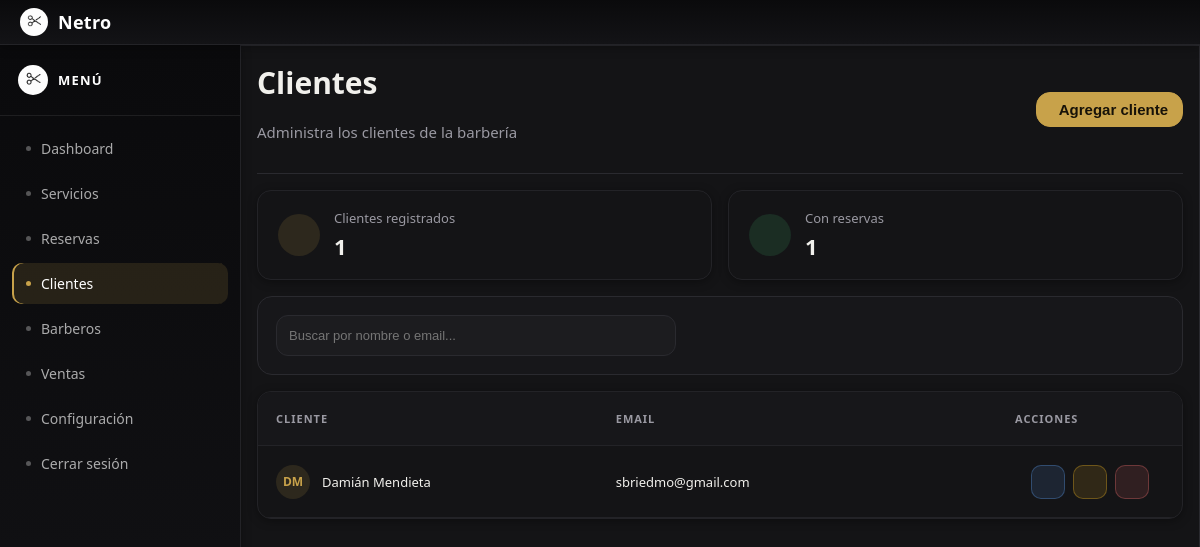
/admin/cliente/clientes.php (signed in), run on the app's committed database.
### tables this page shows
CREATE TABLE `cliente` (
  `id_cliente` int NOT NULL,
  `email` varchar(150) NOT NULL,
  `nombre` varchar(100) NOT NULL,
  `apellido` varchar(100) NOT NULL,
  `contrasena` varchar(255) NOT NULL
);

### conexion.php (called while the page is built, shortened)
<?php
$base = "barberia_db";

### admin/auth/sesion.php (called while the page is built, shortened)
<?php
function auth_base_url(): string
{
    static $base = null;
    if ($base !== null) {
        return $base;
    }
    $base = '';
    $raiz = realpath(__DIR__ . '/..');
    $doc  = isset($_SERVER['DOCUMENT_ROOT']) ? realpath((string) $_SERVER['DOCUMENT_ROOT']) : false;
    if ($raiz !== false && $doc !== false && $raiz !== $doc && strpos($raiz, $doc) === 0) {
        $relativa = trim(str_replace('\\', '/', substr($raiz, strlen($doc))), '/');
        if ($relativa !== '') {
            $base = '/' . implode('/', array_map('rawurlencode', explode('/', $relativa)));
        }
    }
    return $base;
}
function auth_url(string $ruta = ''): string
{
    return auth_base_url() . '/' . ltrim($ruta, '/');
}

### admin/auth/vista.php (called while the page is built, shortened)
<?php
require_once __DIR__ . '/sesion.php';
function auth_e($texto): string
{
    return htmlspecialchars((string) $texto, ENT_QUOTES, 'UTF-8');
}

### admin/cliente/clientes.php (the view, shortened to what this page needs)
<?php
require_once __DIR__ . '/../auth/guard.php';
include("../conexion.php");
function esc($valor) {
    return htmlspecialchars((string) $valor, ENT_QUOTES | ENT_SUBSTITUTE, "UTF-8");
}
$sql_total = "SELECT COUNT(*) AS total FROM cliente";
$resultado_total = mysqli_query($conexion, $sql_total);
$total_clientes = mysqli_fetch_assoc($resultado_total);
$sql_con_reservas = "SELECT COUNT(DISTINCT id_cliente) AS total FROM reserva";
$resultado_con_reservas = mysqli_query($conexion, $sql_con_reservas);
$total_con_reservas = mysqli_fetch_assoc($resultado_con_reservas);
$sql_clientes_lista = "SELECT id_cliente, nombre, apellido, email FROM cliente ORDER BY nombre, apellido";
$resultado_clientes_lista = mysqli_query($conexion, $sql_clientes_lista);
?>
<!DOCTYPE html>
<html lang="es">
<head>
    <link rel="stylesheet" href="../Estilos_index/global.css">
    <link rel="stylesheet" href="clientes_panel.css">
    <link rel="stylesheet" href="https://unpkg.com/@phosphor-icons/web@2.1.1/src/regular/style.css">
    <link rel="stylesheet" href="https://unpkg.com/@phosphor-icons/web@2.1.1/src/fill/style.css">
</head>
<body>
    <header>
        <div class="nav">
            <div class="logo">
                <img src="../img/ChatGPT Image 15 jun 2026, 13_41_39.png" alt="" >
                <h1 id="Netro">Netro</h1>
            </div>
        </div>
    </header>
    <div class="container">
        <section class="sidebar">
            <div class="menu-header">
                <img src="../img/ChatGPT Image 15 jun 2026, 13_41_39.png" alt="Logo">
                <h2>MENÚ</h2>
            </div>
<?php
$pagina_actual = basename($_SERVER['PHP_SELF']);
?>
            <nav class="menu-nav">
                <ul>
                    <li>
                        <a href="../index.php"
                        <?= $pagina_actual === 'index.php' ? 'aria-current="page"' : '' ?>>
                            Dashboard
                        </a>
                    </li>
                    <li>
                        <a href="../servicios_categoria/servicios.php"
                        <?= $pagina_actual === 'servicios.php' ? 'aria-current="page"' : '' ?>>
                            Servicios
                        </a>
                    </li>
                    <li>
                        <a href="../reservas/reservas.php"
                        <?= $pagina_actual === 'reservas.php' ? 'aria-current="page"' : '' ?>>
                            Reservas
                        </a>
                    </li>
                    <li>
                        <a href="../cliente/clientes.php"
                        <?= $pagina_actual === 'clientes.php' ? 'aria-current="page"' : '' ?>>
                            Clientes
                        </a>
                    </li>
                    <li>
                        <a href="../barberos/barberos.php"
                        <?= $pagina_actual === 'barberos.php' ? 'aria-current="page"' : '' ?>>
                            Barberos
                        </a>
                    </li>
                    <li>
                        <a href="../venta/ventas.php"
                        <?= $pagina_actual === 'ventas.php' ? 'aria-current="page"' : '' ?>>
                            Ventas
                        </a>
                    </li>
                    <li>
                        <a href="<?php echo auth_e(auth_url('configuracion/configuracion.php')); ?>">
                            Configuración
                        </a>
                    </li>
                </ul>
            </nav>
        </section>
        <section class="panel">
            <div class="clientes_header">
                <div class="title_servicios">
                    <h2>Clientes</h2>
                    <p>Administra los clientes de la barbería</p>
                </div>
                <button class="btn_add_servicio" id="btn_abrir_cliente">
                    <span>Agregar cliente</span>
                </button>
            </div>
            <div class="cuadro_stats">
                <div class="stat_card">
                    <div class="stat_icono morado"><i class="ph ph-users"></i></div>
                    <div class="stat_texto">
                        <p>Clientes registrados</p>
                        <span><?php echo (int) $total_clientes["total"]; ?></span>
                    </div>
                </div>
                <div class="stat_card">
                    <div class="stat_icono verde"><i class="ph ph-calendar-dot"></i></div>
                    <div class="stat_texto">
                        <p>Con reservas</p>
                        <span><?php echo (int) $total_con_reservas["total"]; ?></span>
                    </div>
                </div>
            </div>
            <div id="navegacion_clientes">
                <input type="text" placeholder="Buscar por nombre o email..." id="buscar_cliente">
            </div>
            <div class="listar_servicios">
            <div class="cabecera_clientes">
                <p>Cliente</p>
                <p>Email</p>
                <p>Acciones</p>
            </div>
            <div id="lista_clientes">
                <?php while ($cliente = mysqli_fetch_assoc($resultado_clientes_lista)) {
                    $nombre_completo = $cliente["nombre"] . " " . $cliente["apellido"];
                    $inicial_nombre = mb_strtoupper(
                        mb_substr($cliente["nombre"], 0, 1, "UTF-8") . mb_substr($cliente["apellido"], 0, 1, "UTF-8"),
                        "UTF-8"
                    );
                    ?>
                    <div
                        class="fila_cliente"
                        data-nombre="<?php echo esc(mb_strtolower($nombre_completo, "UTF-8")); ?>"
                        data-email="<?php echo esc(mb_strtolower($cliente["email"], "UTF-8")); ?>">
                        <div class="cliente_nombre_col">
                            <div class="avatar_cliente"><?php echo esc($inicial_nombre); ?></div>
                            <span class="nombre_completo"><?php echo esc($nombre_completo); ?></span>
                        </div>
                        <p><?php echo esc($cliente["email"]); ?></p>
                        <div class="acciones_cliente">
                            <button
                                type="button"
                                class="btn_accion_cliente btn_ver_cliente"
                                onclick="verCliente(this)"
                                data-id="<?php echo (int) $cliente['id_cliente']; ?>"
                                data-nombre="<?php echo esc($cliente['nombre']); ?>"
                                data-apellido="<?php echo esc($cliente['apellido']); ?>"
                                data-email="<?php echo esc($cliente['email']); ?>">
                            </button>
                            <button
                                type="button"
                                class="btn_accion_cliente btn_editar_cliente"
                                onclick="editarCliente(this)"
                                data-id="<?php echo (int) $cliente['id_cliente']; ?>"
                                data-nombre="<?php echo esc($cliente['nombre']); ?>"
                                data-apellido="<?php echo esc($cliente['apellido']); ?>"
                                data-email="<?php echo esc($cliente['email']); ?>">
                            </button>
                            <form
                                action="eliminar_cliente.php"
                                method="POST"
                                style="display:contents;"
                                data-confirmar-titulo="¿Eliminar al cliente?"
                                data-confirmar="Vas a eliminar a <?php echo esc($nombre_completo); ?>. Esta acción no se puede deshacer.">
                                <button
                                    type="submit"
                                    class="btn_accion_cliente btn_eliminar_cliente">
                                </button>
                            </form>
                        </div>
                    </div>
                <?php } ?>
            </div>
            </div>
        </section>
    </div>
</body>
</html>

### admin/cliente/clientes_panel.css (style rules this page uses)
#navegacion_clientes { display: flex; align-items: center; gap: 16px; flex-wrap: wrap; margin-top: 16px; padding: 18px; background: var(--bg-soft); border: 1px solid var(--border-color); border-radius: 15px; }
#buscar_cliente { flex: 1; max-width: 400px; min-width: 160px; padding: 12px; border: 1px solid var(--border-color); border-radius: 12px; outline: none; font-size: 13px; background: var(--bg-input); color: var(--text-dark); transition: 0.3s; }
.cuadro_stats { display: flex; gap: 16px; flex-wrap: wrap; margin-top: 16px; }
.stat_card { flex: 1; min-width: 200px; display: flex; align-items: center; gap: 14px; background-color: var(--bg-white); border: 1px solid var(--border-light); border-radius: var(--radius-lg); padding: 18px 20px; box-shadow: var(--shadow-sm); }
.stat_icono { width: 42px; height: 42px; border-radius: 50%; display: flex; align-items: center; justify-content: center; font-size: 18px; flex-shrink: 0; }
.stat_icono.morado { background-color: var(--dorado-bg); color: var(--dorado); }
.stat_icono.verde { background-color: var(--verde-bg); color: var(--verde); }
.stat_texto p { margin: 0 0 4px; font-size: 13px; color: var(--text-muted); }
.stat_texto span { font-size: 22px; font-weight: 700; color: var(--text-dark); }
.cabecera_clientes { display: grid; grid-template-columns: minmax(0, 2.2fr) minmax(0, 2.6fr) minmax(120px, 1fr); align-items: center; gap: 12px; height: 54px; padding: 0 18px; background: var(--bg-soft); border-bottom: 1px solid var(--border-light); font-size: 11px; text-transform: uppercase; letter-spacing: 1px; color: var(--text-muted); font-weight: 600; }
.fila_cliente { display: grid; grid-template-columns: minmax(0, 2.2fr) minmax(0, 2.6fr) minmax(120px, 1fr); align-items: center; gap: 12px; min-height: 72px; padding: 0 18px; border-bottom: 1px solid var(--border-light); transition: background 0.2s ease; font-size: 13px; }
.fila_cliente p { margin: 0; min-width: 0; overflow-wrap: anywhere; }
.cliente_nombre_col { display: flex; align-items: center; gap: 12px; }
.avatar_cliente { width: 34px; height: 34px; border-radius: 50%; background-color: var(--dorado-bg); color: var(--dorado); display: flex; align-items: center; justify-content: center; font-weight: 700; font-size: 12px; flex-shrink: 0; }
.cliente_nombre_col .nombre_completo { font-weight: 500; color: var(--text-dark); }
.acciones_cliente { display: flex; gap: 8px; justify-content: center; }

### data on the page
cliente: inicial_nombre "DM", nombre_completo "Damián Mendieta", email "sbriedmo@gmail.com"

### other printed values
$total_clientes["total"] "1"
$total_con_reservas["total"] "1"
